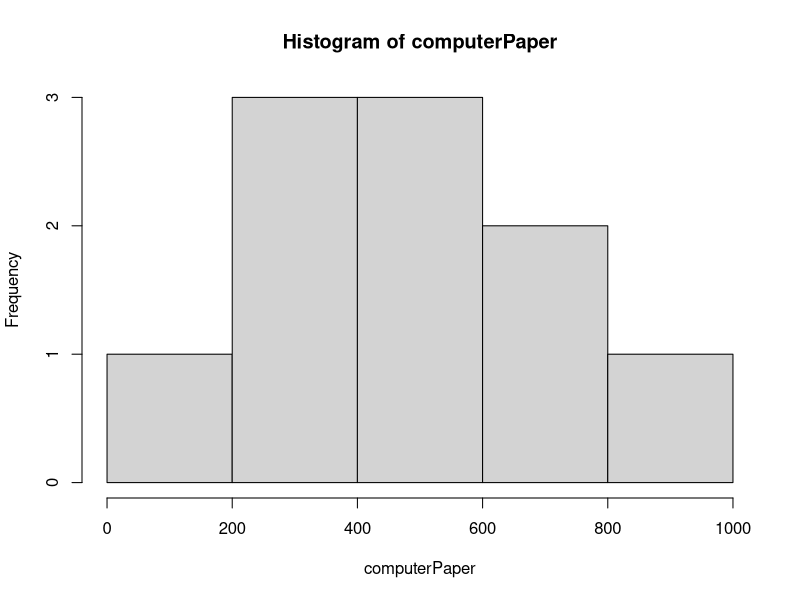
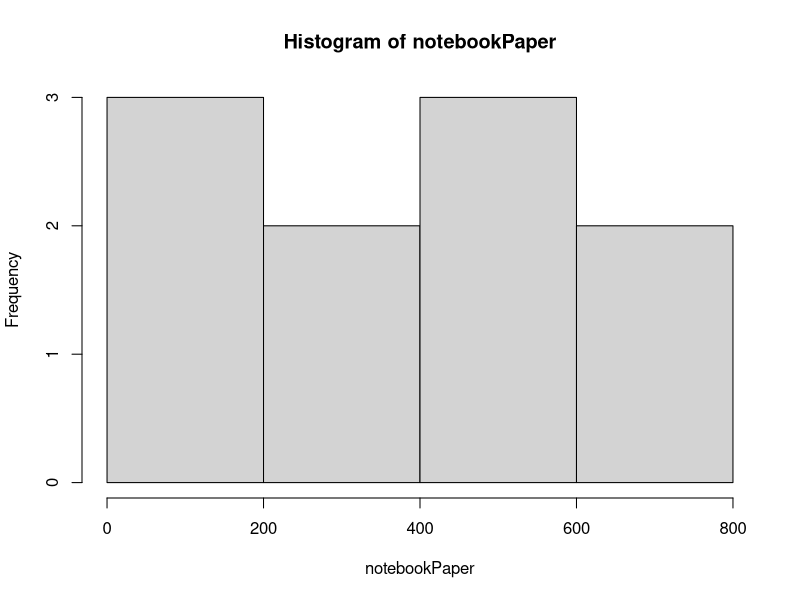

These charts were generated, in order, by the following R code:
## ---- chunk 1
target = c("The Basic", "IIII", "IIIIIIIIIIIIIIIIIIIIIIIIII", "The Stable", "IIIIIIIIIIIII", "IIIIIIIIIIIIIIIII")
asmatrix <- matrix(target, ncol=3, byrow=TRUE)
rownames(asmatrix) <- c("", "")
colnames(asmatrix) <- c("Design", "Hits", "Misses")
as.table(asmatrix)
## ---- chunk 2
stable_flights = c(9, 8, 5, 7, 3, 8, 7, 8, 3, 2, 6, 8, 4, 5, 6, 7, 8, 9, 7, 6, 7, 3, 7, 8, 5, 5, 9, 7, 9, 3)
basic_flights = c(4, 7, 3, 3, 4, 5, 3, 4, 4, 7, 7, 4, 5, 2, 6, 6, 5, 8, 4, 2, 6, 8, 5, 5, 6, 5, 6, 7, 6, 2)
a <- matrix(0, nrow = 30, ncol = 3)
a[1:30, 1] = seq(from = 1, to = 30, by = 1)
a[1:30,2] = basic_flights
a[1:30,3] = stable_flights
asmatrix <- matrix(target, ncol=3, byrow=TRUE)
rownames(a) <- c("", "", "", "", "", "", "", "", "", "", "", "", "", "", "", "", "", "", "", "", "", "", "", "", "", "", "", "", "", "")
colnames(a) <- c("Throw #", "The Basic (Seconds)", "The Stable (Seconds)")
as.table(a)
## ---- chunk 3
print(paste0("t = ", paste0(mean(stable_flights)-mean(basic_flights), paste0(" / ", sqrt((sd(stable_flights)^2)/30 + (sd(basic_flights)^2)/30)))))
print(paste0("t = ", (mean(stable_flights)-mean(basic_flights))/sqrt((sd(stable_flights)^2)/30 + (sd(basic_flights)^2)/30)))
## ---- chunk 4
computerPaper = c(518, 264, 564, 760, 427, 127, 683, 356, 830, 250)
notebookPaper = c(366, 114, 417, 762, 427, 91, 465, 356, 670, 190)
designs = c("Fast Hawk", "The Sprinter", "The Square Plane", "The Bird", "Spin Plane", "V-Wing", "Canard Plane", "Stunt Plane", "The Stable", "The Basic")
b <- matrix(0, nrow = 10, ncol = 3)
b[1:10,1] = designs
b[1:10,2] = notebookPaper
b[1:10,3] = computerPaper
asmatrix <- matrix(target, ncol=3, byrow=TRUE)
rownames(b) <- c("", "", "", "", "", "", "", "", "", "")
colnames(b) <- c("Design", "Notebook Paper", "Computer Paper")
as.table(b)
## ---- chunk 5
hist(computerPaper, breaks = 4)
hist(notebookPaper, breaks = 4)
## ---- chunk 6
differences = notebookPaper - computerPaper
print(paste0("t = ", mean(differences)/(sd(differences)/sqrt(10))))
